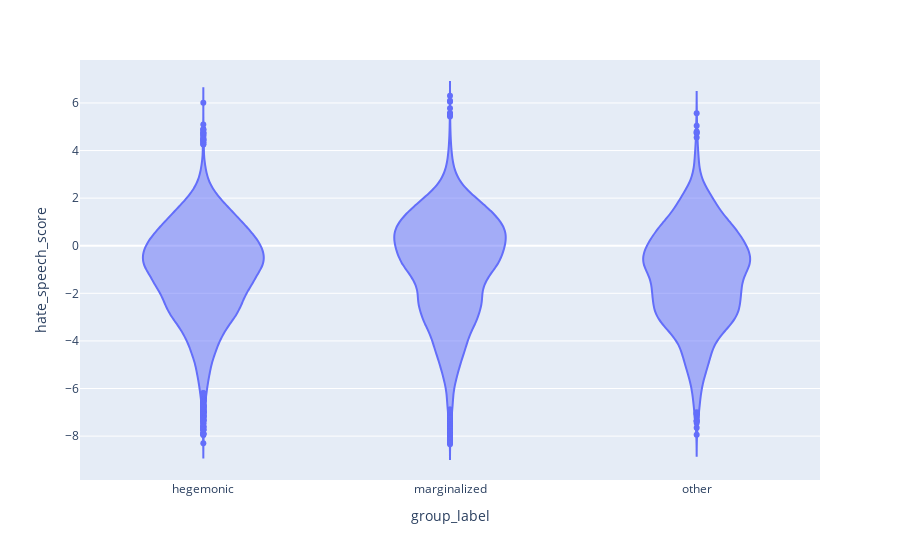

The code cell stored with this chart in its notebook:
### Markdown cell above
## Violin plots of hate speech scores for different labels

### Code cell
import plotly.express as px

px.violin(targeted, y='hate_speech_score', x='group_label')

### Figure 1 — Plotly figure (JSON) as saved in the notebook; plotly's stock layout.template omitted (floating-point values rounded to 4 significant figures; data arrays with more than 128 entries replaced by an {"elided": "..."} marker saying what was removed)
{"data": [{"alignmentgroup": "True", "box": {"visible": false}, "hovertemplate": "group_label=%{x}<br>hate_speech_score=%{y}<extra></extra>", "legendgroup": "", "marker": {"color": "#636efa"}, "name": "", "offsetgroup": "", "orientation": "v", "scalegroup": "True", "showlegend": false, "type": "violin", "x": {"elided": "38583 str values"}, "x0": " ", "xaxis": "x", "y": {"elided": "38583 float values"}, "y0": " ", "yaxis": "y"}], "layout": {"autosize": true, "legend": {"tracegroupgap": 0}, "margin": {"t": 60}, "violinmode": "group", "xaxis": {"anchor": "y", "autorange": false, "domain": [0, 1], "range": [-0.5, 2.5], "title": {"text": "group_label"}, "type": "category"}, "yaxis": {"anchor": "x", "autorange": false, "domain": [0, 1], "range": [-9.844, 7.804], "title": {"text": "hate_speech_score"}, "type": "linear"}}}
